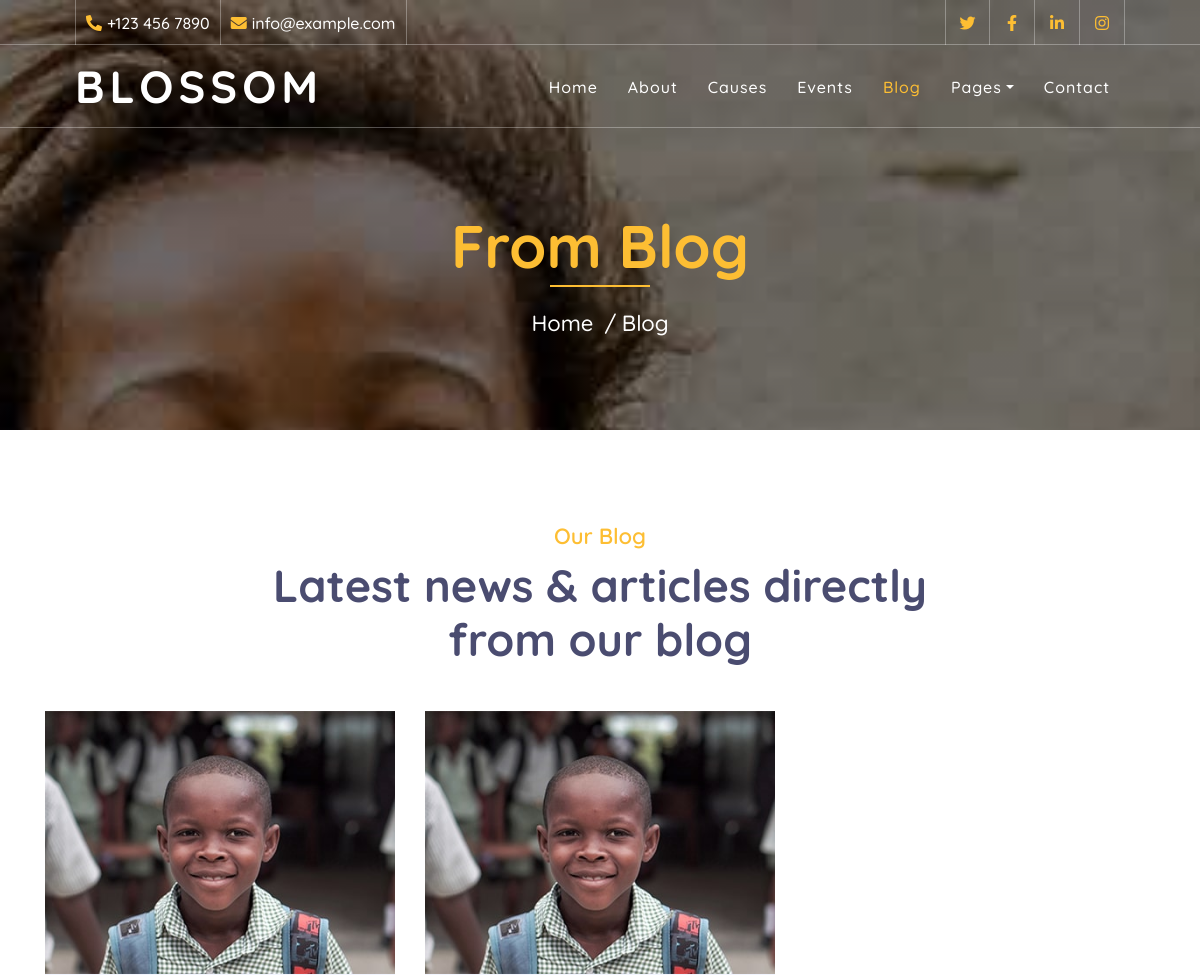
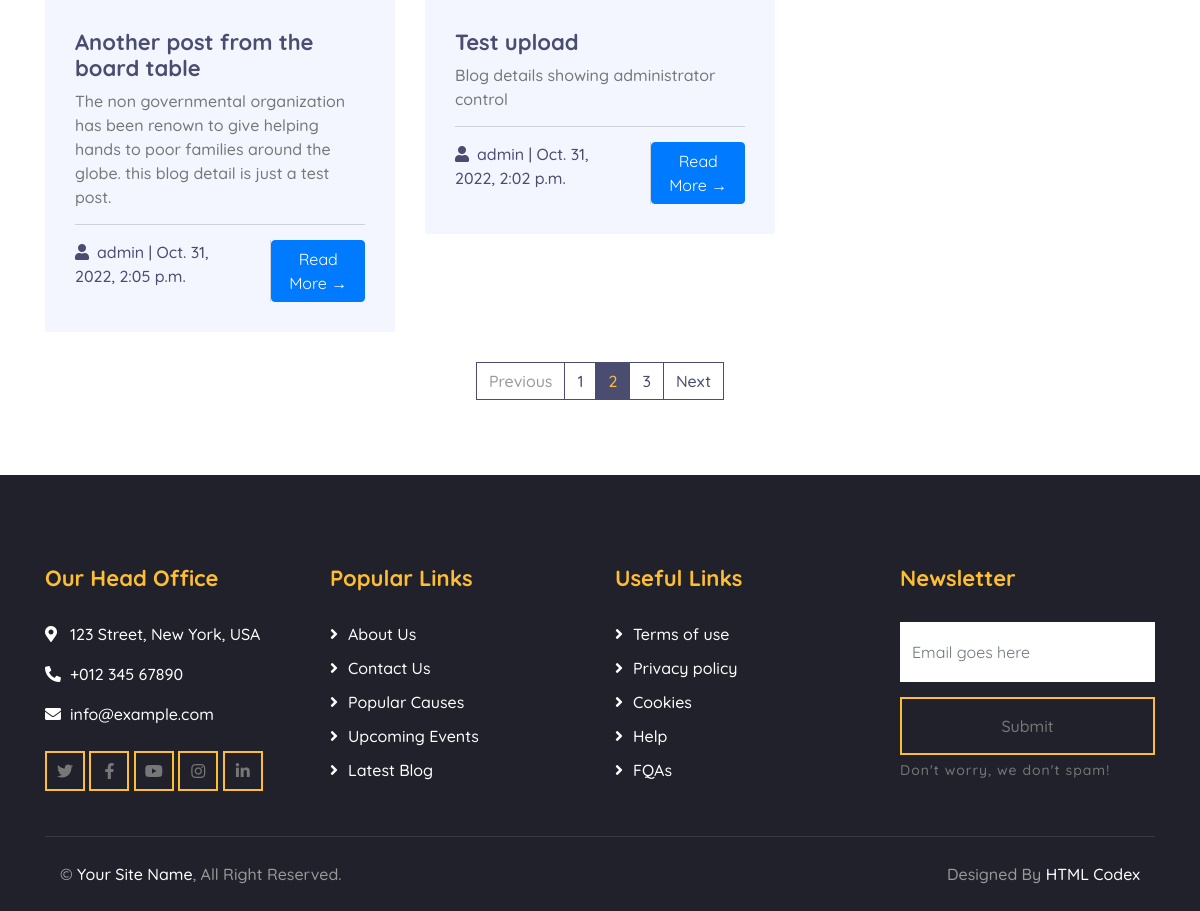
Screenshot of /blog/ with the database file from the repository (2 pictures, top to bottom).
### blog/models.py (models this page shows, shortened)
class Post(models.Model):
    title = models.CharField(max_length=200, unique=True)
    slug = models.SlugField(max_length=200, unique=True)
    author = models.ForeignKey(User, on_delete= models.CASCADE,related_name='blog_posts')
    updated_on = models.DateTimeField(auto_now= True)
    content = RichTextUploadingField()
    created_on = models.DateTimeField(auto_now_add=True)
    status = models.IntegerField(choices=STATUS, default=0)
    class Meta:
        ordering = ['-created_on']

### blog/views.py (the view)
# urls.py: path('blog/',views.PostList.as_view(),name = 'blog'),
class PostList(generic.ListView):
    queryset = Post.objects.filter(status = 1).order_by("-created_on")
    template_name = "blog.html"

### blog/templates/blog.html (shortened to what this page needs)
{% load static %}
<!DOCTYPE html>
<html lang="en">
    <head>
        <link href="https://stackpath.bootstrapcdn.com/bootstrap/4.4.1/css/bootstrap.min.css" rel="stylesheet">
        <link href="https://cdnjs.cloudflare.com/ajax/libs/font-awesome/5.10.0/css/all.min.css" rel="stylesheet">
        <link href="{% static 'lib/flaticon/font/flaticon.css' %}" rel="stylesheet">
        <link href="{% static 'lib/animate/animate.min.css' %}" rel="stylesheet">
        <link href="{% static 'lib/owlcarousel/assets/owl.carousel.min.css' %}" rel="stylesheet">
        <link href="{% static 'css/style.css' %}" rel="stylesheet">
    </head>
    <body>
        <div class="top-bar d-none d-md-block">
            <div class="container-fluid">
                <div class="row">
                    <div class="col-md-8">
                        <div class="top-bar-left">
                            <div class="text">
                                <i class="fa fa-phone-alt"></i>
                                <p>+123 456 7890</p>
                            </div>
                            <div class="text">
                                <i class="fa fa-envelope"></i>
                                <p>info@example.com</p>
                            </div>
                        </div>
                    </div>
                    <div class="col-md-4">
                        <div class="top-bar-right">
                            <div class="social">
                                <a href=""><i class="fab fa-twitter"></i></a>
                                <a href=""><i class="fab fa-facebook-f"></i></a>
                                <a href=""><i class="fab fa-linkedin-in"></i></a>
                                <a href=""><i class="fab fa-instagram"></i></a>
                            </div>
                        </div>
                    </div>
                </div>
            </div>
        </div>
        <div class="navbar navbar-expand-lg bg-dark navbar-dark">
            <div class="container-fluid">
                <a href="index.html" class="navbar-brand">Blossom</a>
                <div class="collapse navbar-collapse justify-content-between" id="navbarCollapse">
                    <div class="navbar-nav ml-auto">
                        <a href="index.html" class="nav-item nav-link">Home</a>
                        <a href="about.html" class="nav-item nav-link">About</a>
                        <a href="causes.html" class="nav-item nav-link">Causes</a>
                        <a href="event.html" class="nav-item nav-link">Events</a>
                        <a href="blog.html" class="nav-item nav-link active">Blog</a>
                        <div class="nav-item dropdown">
                            <a href="#" class="nav-link dropdown-toggle" data-toggle="dropdown">Pages</a>
                        </div>
                        <a href="contact.html" class="nav-item nav-link">Contact</a>
                    </div>
                </div>
            </div>
        </div>
        <div class="page-header">
            <div class="container">
                <div class="row">
                    <div class="col-12">
                        <h2>From Blog</h2>
                    </div>
                    <div class="col-12">
                        <a href="">Home</a>
                        <a href="">Blog</a>
                    </div>
                </div>
            </div>
        </div>
        <div class="blog">
            <div class="container">
                <div class="section-header text-center">
                    <p>Our Blog</p>
                    <h2>Latest news & articles directly from our blog</h2>
                </div>
                <div class="row">
					{% for post in post_list %}
                    <div class="col-lg-4">
                        <div class="blog-item">
                            <div class="blog-img">
                                <img src="{% static 'img/blog-1.jpg' %}" alt="Image">
                            </div>
                            <div class="blog-text">
                                <h3><a href="#">{{ post.title }}</a></h3>
                                <p>
                                    {{post.content|slice:":200" | safe }}
                                </p>
                            </div>
                            <div class="blog-meta">
                                <p><i class="fa fa-user"></i><a href="">{{ post.author }} | {{ post.created_on}}</a></p>
                                <a href="{% url 'post_detail' post.slug  %}" class="btn btn-primary">Read More &rarr;</a>
                            </div>
                        </div>
                    </div>
                    {% endfor %}
                </div>
                <div class="row">
                    <div class="col-12">
                        <ul class="pagination justify-content-center">
                            <li class="page-item disabled"><a class="page-link" href="#">Previous</a></li>
                            <li class="page-item"><a class="page-link" href="#">1</a></li>
                            <li class="page-item active"><a class="page-link" href="#">2</a></li>
                            <li class="page-item"><a class="page-link" href="#">3</a></li>
                            <li class="page-item"><a class="page-link" href="#">Next</a></li>
                        </ul>
                    </div>
                </div>
            </div>
        </div>
        <div class="footer">
            <div class="container">
                <div class="row">
                    <div class="col-lg-3 col-md-6">
                        <div class="footer-contact">
                            <h2>Our Head Office</h2>
                            <p><i class="fa fa-map-marker-alt"></i>123 Street, New York, USA</p>
                            <p><i class="fa fa-phone-alt"></i>+012 345 67890</p>
                            <p><i class="fa fa-envelope"></i>info@example.com</p>
                            <div class="footer-social">
                                <a class="btn btn-custom" href=""><i class="fab fa-twitter"></i></a>
                                <a class="btn btn-custom" href=""><i class="fab fa-facebook-f"></i></a>
                                <a class="btn btn-custom" href=""><i class="fab fa-youtube"></i></a>
                                <a class="btn btn-custom" href=""><i class="fab fa-instagram"></i></a>
                                <a class="btn btn-custom" href=""><i class="fab fa-linkedin-in"></i></a>
                            </div>
                        </div>
                    </div>
                    <div class="col-lg-3 col-md-6">
                        <div class="footer-link">
                            <h2>Popular Links</h2>
                            <a href="">About Us</a>
                            <a href="">Contact Us</a>
                            <a href="">Popular Causes</a>
                            <a href="">Upcoming Events</a>
                            <a href="">Latest Blog</a>
                        </div>
                    </div>
                    <div class="col-lg-3 col-md-6">
                        <div class="footer-link">
                            <h2>Useful Links</h2>
                            <a href="">Terms of use</a>
                            <a href="">Privacy policy</a>
                            <a href="">Cookies</a>
                            <a href="">Help</a>
                            <a href="">FQAs</a>
                        </div>
                    </div>
                    <div class="col-lg-3 col-md-6">
                        <div class="footer-newsletter">
                            <h2>Newsletter</h2>
                            <form>
                                <input class="form-control" placeholder="Email goes here">
                                <button class="btn btn-custom">Submit</button>
                                <label>Don't worry, we don't spam!</label>
                            </form>
                        </div>
                    </div>
                </div>
            </div>
            <div class="container copyright">
                <div class="row">
                    <div class="col-md-6">
                        <p>&copy; <a href="#">Your Site Name</a>, All Right Reserved.</p>
                    </div>
                    <div class="col-md-6">
                        <p>Designed By <a href="https://htmlcodex.com">HTML Codex</a></p>
                    </div>
                </div>
            </div>
        </div>
    </body>
</html>

### rows the page displays
Post: title "Another post from the board table", content "The non governmental organization has been renown to give helping hands to poor families around the globe. this blog detail is just a test post.", author "admin", created_on "Oct. 31, 2022, 2:05 p.m."
Post: title "Test upload", content "Blog details showing administrator control", author "admin", created_on "Oct. 31, 2022, 2:02 p.m."
